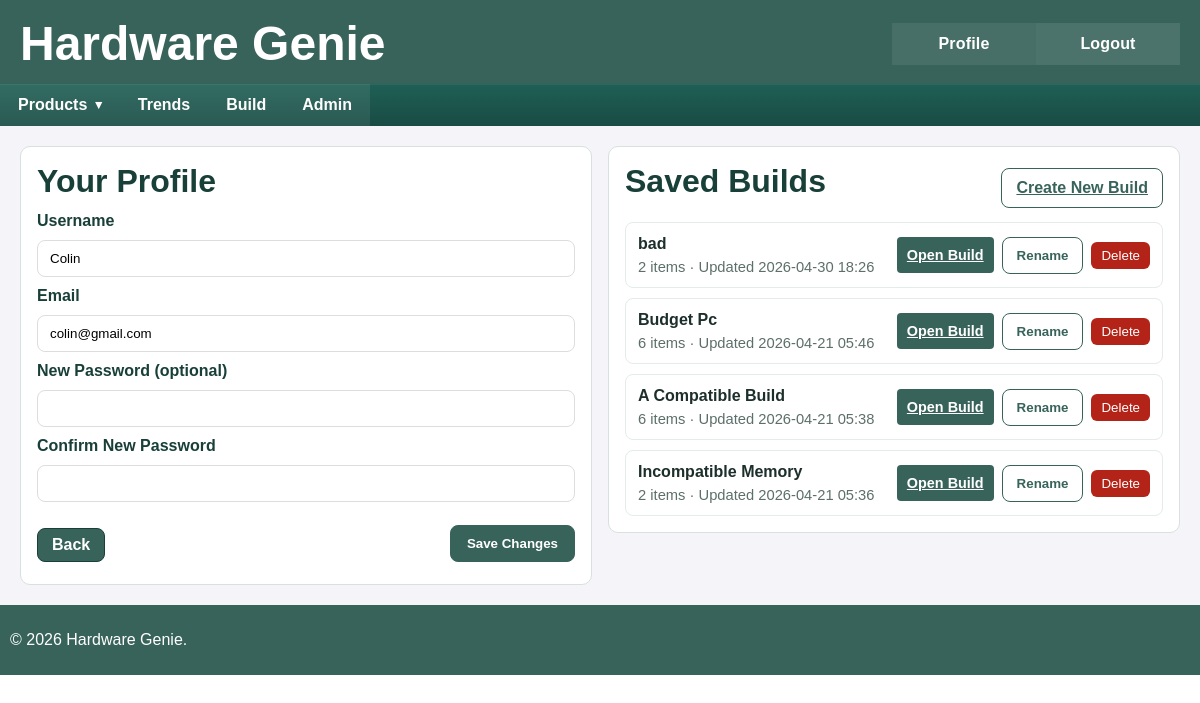
Screenshot of /profile (signed in) with the database file from the repository.
### src/app/models.py (models this page shows, shortened)
class User(db.Model, UserMixin):
    __tablename__ = 'users'
    id = db.Column(db.Integer, primary_key=True ,autoincrement=True)
    username = db.Column(db.String, nullable=False, unique=True)
    email = db.Column(db.String, nullable=False, unique=True)
    password_hash = db.Column(db.String, nullable=False)
    is_admin = db.Column(db.Boolean, nullable=False, default=False, server_default=expression.false())

class SavedBuild(db.Model):
    __tablename__ = 'saved_builds'
    id = db.Column(db.Integer, primary_key=True, autoincrement=True)
    user_id = db.Column(db.Integer, db.ForeignKey('users.id'), nullable=False, index=True)
    build_name = db.Column(db.String, nullable=False)
    build_data = db.Column(db.JSON, nullable=False)
    created_at = db.Column(db.DateTime, nullable=False, default=datetime.utcnow)
    updated_at = db.Column(db.DateTime, nullable=False, default=datetime.utcnow, onupdate=datetime.utcnow)
    user = db.relationship('User', backref=db.backref('saved_builds', cascade='all, delete-orphan', lazy=True))

### src/app/routes.py (the view)
@app.route('/profile', methods=['GET', 'POST'])
@login_required
def profile():
    form = ProfileForm()
    profile_updated = request.args.get('updated', '0') == '1'
    duplicate_username = False
    duplicate_email = False
    if form.validate_on_submit():
        username = (form.username.data or '').strip()
        email = (form.email.data or '').strip().lower()
        if not username:
            form.username.errors.append('Username is required.')
        if not email:
            form.email.errors.append('Email is required.')
        if username and username != current_user.username:
            existing_username = db.session.execute(
                db.select(User).filter(User.username == username, User.id != current_user.id)
            ).scalar_one_or_none()
            duplicate_username = existing_username is not None
        if email and email != current_user.email:
            existing_email = db.session.execute(
                db.select(User).filter(User.email == email, User.id != current_user.id)
            ).scalar_one_or_none()
            duplicate_email = existing_email is not None
        if duplicate_username:
            form.username.errors.append('Username already exists. Please choose another one.')
        if duplicate_email:
            form.email.errors.append('Email already exists. Please choose another one.')
        if not form.errors:
            current_user.username = username
            current_user.email = email
            new_password = form.new_password.data or ''
            if new_password.strip():
                current_user.password_hash = _hash_password(new_password)
            db.session.commit()
            return redirect(url_for('profile', updated=1))
    elif request.method == 'GET':
        form.username.data = current_user.username
        form.email.data = current_user.email
    saved_builds = (
        SavedBuild.query
        .filter_by(user_id=current_user.id)
        .order_by(SavedBuild.updated_at.desc(), SavedBuild.id.desc())
        .all()
    )
    return render_template(
        'profile.html',
        form=form,
        profile_updated=profile_updated,
        duplicate_username=duplicate_username,
        duplicate_email=duplicate_email,
        saved_builds=saved_builds,
    )

### src/app/forms.py
class ProfileForm(FlaskForm):
    username = StringField('Username', validators=[DataRequired(), Length(max=150)])
    email = StringField('Email', validators=[DataRequired(), Email(), Length(max=255)])
    new_password = PasswordField('New Password', validators=[Optional(), Length(min=8, max=128)])
    confirm_new_password = PasswordField('Confirm New Password', validators=[EqualTo('new_password', message='Passwords must match.')])
    submit = SubmitField('Save Changes')

### src/app/__init__.py (called while the page is built)
@app.context_processor
def inject_admin_flags():
    return {
        'is_admin_user': bool(getattr(current_user, 'is_authenticated', False) and getattr(current_user, 'is_admin', False)),
    }

@login_manager.user_loader
def load_user(id):
    try:
        return db.session.query(User).filter(User.id==id).one()
    except:
        return None

### templates/profile.html (shortened to what this page needs)
{% extends 'base.html' %}
{% block main %}
{% include 'partials/header.html' %}
<section class="profile-page">
    <div class="profile-grid">
        <article class="profile-card">
            <h2 class="profile-title">Your Profile</h2>
            <form class="profile-form" method="POST" action="{{ url_for('profile') }}">
                <label class="auth-label" for="username">Username</label>
                <input class="auth-input" type="text" id="username" name="username" value="{{ form.username.data or '' }}" required>
                <label class="auth-label" for="email">Email</label>
                <input class="auth-input" type="email" id="email" name="email" value="{{ form.email.data or '' }}" required>
                <label class="auth-label" for="new_password">New Password (optional)</label>
                <input class="auth-input" type="password" id="new_password" name="new_password" minlength="8">
                <label class="auth-label" for="confirm_new_password">Confirm New Password</label>
                <input class="auth-input" type="password" id="confirm_new_password" name="confirm_new_password" minlength="8">
                <div class="auth-actions">
                    <a class="back-button" href="{{ url_for('index') }}">Back</a>
                    <button class="auth-submit" type="submit">Save Changes</button>
                </div>
            </form>
        </article>
        <article class="profile-card">
            <div class="profile-builds-head">
                <h2 class="profile-title">Saved Builds</h2>
                <a class="build-action-btn build-action-btn--secondary" href="{{ url_for('build_page') }}">Create New Build</a>
            </div>
            {% if saved_builds %}
                <div class="profile-build-list" id="profileBuildList">
                    {% for build in saved_builds %}
                        <div class="profile-build-item" data-build-id="{{ build.id }}">
                            <div>
                                <p class="profile-build-name">{{ build.build_name }}</p>
                                <p class="profile-build-meta">
                                    {{ (build.build_data or [])|length }} item{% if ((build.build_data or [])|length) != 1 %}s{% endif %}
                                    · Updated {{ build.updated_at.strftime('%Y-%m-%d %H:%M') if build.updated_at else 'Unknown' }}
                                </p>
                            </div>
                            <div class="profile-build-actions">
                                <a class="apply-filters-btn build-slot-action" href="{{ url_for('build_page', build_id=build.id) }}">Open Build</a>
                                <button type="button" class="build-action-btn build-action-btn--secondary profile-rename-build" data-build-id="{{ build.id }}">Rename</button>
                                <button type="button" class="build-remove-btn profile-delete-build" data-build-id="{{ build.id }}">Delete</button>
                            </div>
                        </div>
                    {% endfor %}
                </div>
            {% else %}
                <p class="build-list-empty" id="emptyBuildMessage">No saved builds yet. Save one from the Build page.</p>
            {% endif %}
        </article>
    </div>
</section>
{% endblock %}

### templates/base.html (shortened to what this page needs)
<!DOCTYPE html>
<html lang="en">
<head>
    <link rel="stylesheet"  type="text/css" href="{{ url_for('.static', filename='style.css')}} ">
</head>
<body>
{% block main %}
{% endblock %}
{% include 'partials/footer.html' %}
</body>
</html>

### templates/partials/header.html (shortened to what this page needs)
<nav>
    <div class="header_block">
        <div class="header_top">
            <a class="site-title-link" href="{{ url_for('index') }}" aria-label="Go to index page"><h1>Hardware Genie</h1></a>
        </div>
        <div class="header_buttons">
            {% if current_user.is_authenticated %}
                <a class="header_button header_button--secondary" href="{{ url_for('profile') }}">Profile</a>
                <a class="header_button" href="{{ url_for('logout') }}">Logout</a>
            {% else %}
                <a class="header_button header_button--secondary" href="{{ url_for('signup') }}">Sign Up</a>
                <a class="header_button" href="{{ url_for('login') }}">Login</a>
            {% endif %}
        </div>
        <div class="header_tabs" aria-label="Main navigation tabs">
            <details class="nav_dropdown">
                <summary class="header_tab header_tab--dropdown">Products</summary>
            </details>
            <a class="header_tab" href="{{ url_for('trends') }}">Trends</a>
            <a class="header_tab" href="{{ url_for('build_page') }}">Build</a>
            {% if is_admin_user %}
                <a class="header_tab" href="{{ url_for('admin_dashboard') }}">Admin</a>
            {% endif %}
        </div>
    </div>
</nav>

### templates/partials/footer.html
<footer>
    <p>&copy; 2026 Hardware Genie.</p>
</footer>

### rows the page displays
User: username "Colin", email "colin@gmail.com"
SavedBuild: build_name "bad", build_data "2", shows "s", updated_at "2026-04-30 18:26"
SavedBuild: build_name "Budget Pc", build_data "6", shows "s", updated_at "2026-04-21 05:46"
SavedBuild: build_name "A Compatible Build", build_data "6", shows "s", updated_at "2026-04-21 05:38"
SavedBuild: build_name "Incompatible Memory", build_data "2", shows "s", updated_at "2026-04-21 05:36"
